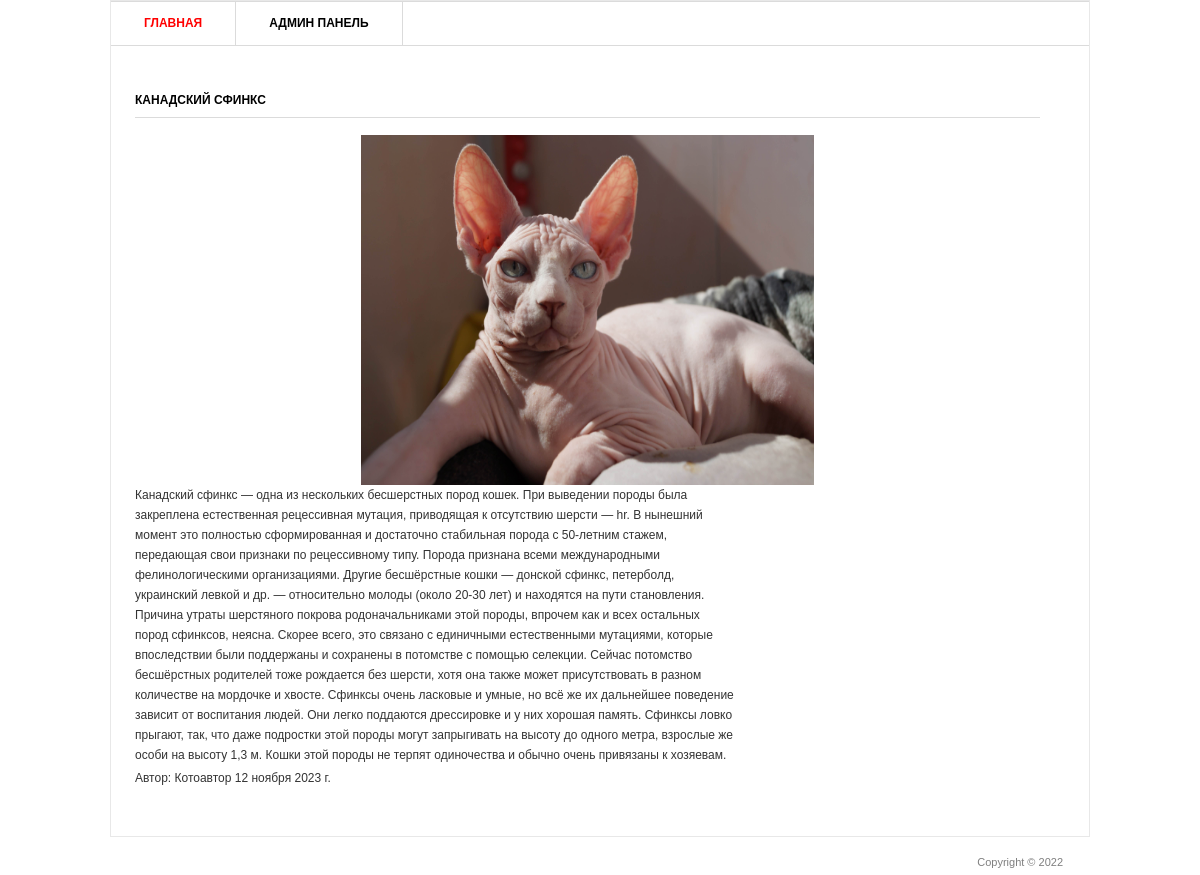
Page /2/ on the committed database.
### blog/models.py (models this page shows, shortened)
class Post(models.Model):
    title = models.CharField('Заголовок записи', max_length= 100)
    description = models.TextField('Текст записи')
    author = models.CharField('Автор статьи', max_length=100)
    date = models.DateField('Дата')
    image = models.ImageField('Изображение',upload_to='image/%Y')

### blog/views.py (the view)
# urls.py: path('<int:pk>/',views.PostDetail.as_view())
class PostDetail(View):
    def get(self, request, pk):
        post = Post.objects.get(id = pk)
        return render(request, 'blog/blog_detail.html', {'post':post})

### templates/blog/blog_detail.html (shortened to what this page needs)
{% load static %}
<html>
<head>
	<link rel="stylesheet" href="{% static 'style.css' %}" type="text/css" media="all" />
</head>
<body>
<div class="shell">
	<div class="border">
		<div id="navigation">
			<ul>
			    <li><a href="/" class="active">Главная</a></li>
			    <li><a href="/admin">Админ панель</a></li>
			</ul>
		</div>
		<div id="main">
			<div id="content" class="left">
				<div class="projects">
					<h3>{{ post.title }}</h3>
                    <p style="text-align: center;"><img src="{{ post.image.url }}" alt="изображение" width="50%" height="350px"/></p>
					<div class="item">
						<div class="text left">
							<p>{{ post.description }}</p>
							<p>Автор: {{post.author}}   {{ post.date}} </p>
						</div>
					</div>
				</div>
			</div>
		</div>
	</div>
	<div id="footer">
		<p class="copy right">Copyright &copy;  2022 </p>
	</div>
</div>
</body>
</html>

### static/style.css (style rules this page uses)
* { margin: 0; padding: 0; outline:0; }
body { font-size: 12px; line-height: 20px; font-family: Georgia, Arial, Helvetica, Sans-Serif; color: #333; background: url() repeat 0 0; }
a { color: #ff0000; text-decoration: none; cursor:pointer; }
.left, .alignleft { float: left; display: inline; }
.right, .alignright { float: right; display: inline; }
.shell { width: 980px; margin: 0 auto; }
.border { border: 1px solid #e8e8e8; background: #fff; position: relative; }
#navigation { height: 43px; border-top: 1px solid #dbdbdb; border-bottom: 1px solid #dbdbdb; }
#navigation ul { list-style: none; }
#navigation ul li { float: left; height: 43px; border-right: 1px solid #dbdbdb; font-size: 12px; line-height: 43px; font-weight: bold; text-transform: uppercase; }
#navigation ul li a { float: left; height: 43px; color: #000; padding: 0 33px; }
#navigation ul li a:hover, #navigation ul li a.active { color: #ff0000; text-decoration: none; }
#main { width: 932px; padding: 37px 24px 17px 24px; }
#main h3 { font-size: 12px; line-height: 15px; color: #000; text-transform: uppercase; border-bottom: 1px solid #dbdbdb; padding: 0 0 9px 0; }
#content { width: 905px; }
.projects { padding: 10px 0 0 0; }
.projects h3 { margin: 0 0 17px 0; }
.projects .item { margin: 0 0 28px 0; }
.projects .text { width: 600px; }
.projects .text p { padding: 0 0 3px 0; }
#footer { font-family: Arial, sans-serif; font-size: 11px; line-height: 14px; color: #7f7f7f; padding: 18px 27px 20px 38px; }

### rows in the picture
Post: title "КАНАДСКИЙ СФИНКС", image (picture), description "Канадский сфинкс — одна из нескольких бесшерстных пород кошек. При выведении породы была закреплена естественная рецессивная мутация, приводящая к отсутствию шерсти — hr. В нынешний момент это полностью сформированная и достаточно стабильная порода с 50-летним стажем, передающая свои признаки по рецессивному типу. Порода признана всеми международными фелинологическими организациями. Другие бесшёрстные кошки — донской сфинкс, петерболд, украинский левкой и др. — относительно молоды (около 20-30 лет) и находятся на пути становления. Причина утраты шерстяного покрова родоначальниками этой породы, впрочем как и всех остальных пород сфинксов, неясна. Скорее всего, это связано с единичными…", author "Котоавтор", date "12 ноября 2023 г."
